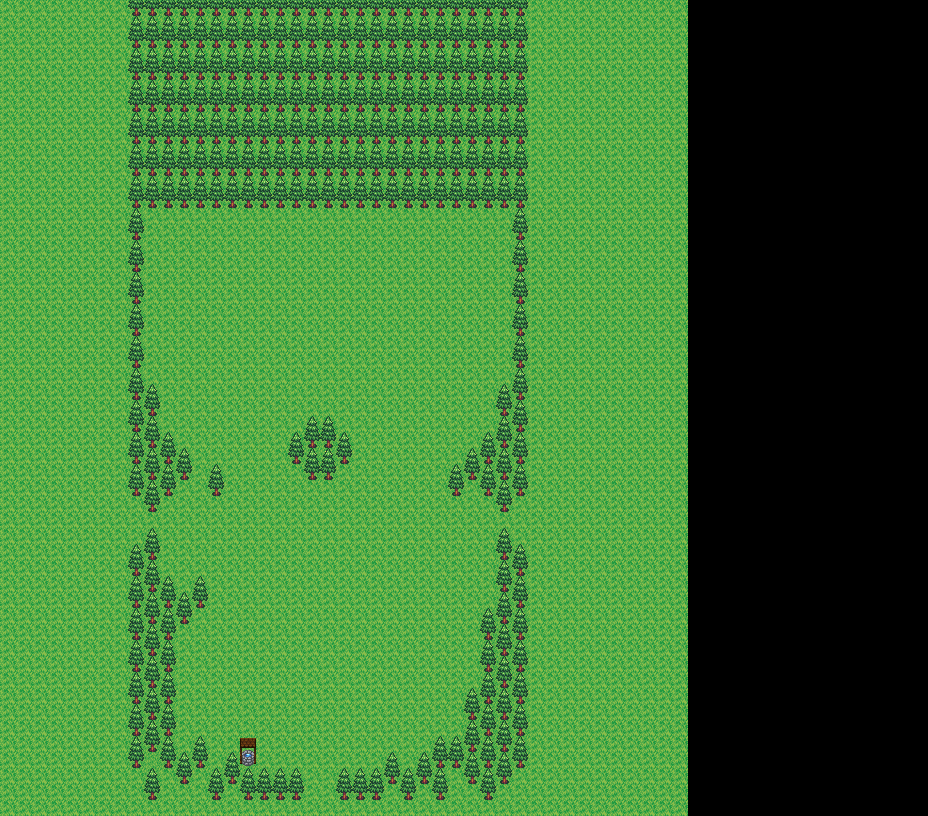

This is a level from a 2D game, rendered from its Tiled map with the project's own tilesets. A one-line summary and the map file follow, with tile-layer data summarised:
An orthogonal 58x51 tile map with 16x16 px tiles, 5 tile layers (Tile Layer 1, Tile Layer 2, Tile Layer 3, Tile Layer 4, ...), 6 tilesets and 151 objects (140x blocker, 5x start point, 2x SouthField, 2x monster, WestField, ...).

<map version="1.0" orientation="orthogonal" renderorder="right-down" width="58" height="51" tilewidth="16" tileheight="16" nextobjectid="309">
 <tileset firstgid="1" name="tileset1" tilewidth="16" tileheight="16">
  <image source="../graphics/tileset1.png" width="160" height="80" />
 </tileset>
 <tileset firstgid="51" name="tileset2" tilewidth="16" tileheight="16">
  <image source="../graphics/tileset2.png" width="160" height="180" />
 </tileset>
 <tileset firstgid="161" name="medievalsigns" tilewidth="16" tileheight="16">
  <image source="../graphics/medievalsigns.png" width="64" height="64" />
 </tileset>
 <tileset firstgid="177" name="shopsigns" tilewidth="16" tileheight="16">
  <image source="../graphics/shopsigns.png" width="64" height="16" />
 </tileset>
 <tileset firstgid="181" name="tileset3" tilewidth="16" tileheight="16">
  <image source="../graphics/tileset3.png" width="176" height="192" />
 </tileset>
 <tileset firstgid="313" name="castledoor" tilewidth="16" tileheight="16">
  <image source="../graphics/castledoor.png" width="32" height="48" />
 </tileset>
 <layer name="Tile Layer 1" width="58" height="51">
  <data>[2958 cells, 1337 non-empty, 10 distinct tile ids]</data>
 </layer>
 <layer name="Tile Layer 2" width="58" height="51">
  <data>[2958 cells, 1274 non-empty, 9 distinct tile ids]</data>
 </layer>
 <layer name="Tile Layer 3" width="58" height="51">
  <data>[2958 cells, 1159 non-empty, 1 distinct tile ids]</data>
 </layer>
 <layer name="Tile Layer 4" width="58" height="51">
  <data>[2958 cells, 150 non-empty, 1 distinct tile ids]</data>
 </layer>
 <layer name="Tile Layer 5" width="58" height="51">
  <data>[2958 cells, 337 non-empty, 2 distinct tile ids]</data>
 </layer>
 <objectgroup name="Object Layer 1" opacity="0.69">
  <object id="2" name="blocker" gid="120" x="240" y="800" />
  <object id="3" name="blocker" gid="120" x="240" y="784" />
  <object id="4" name="blocker" gid="120" x="224" y="768" />
  <object id="5" name="blocker" gid="120" x="208" y="784" />
  <object id="6" name="blocker" gid="120" x="192" y="768" />
  <object id="7" name="blocker" gid="120" x="192" y="752" />
  <object id="8" name="blocker" gid="120" x="176" y="768" />
  <object id="9" name="blocker" gid="120" x="160" y="752" />
  <object id="10" name="blocker" gid="120" x="160" y="736" />
  <object id="11" name="blocker" gid="120" x="160" y="720" />
  <object id="12" name="blocker" gid="120" x="160" y="704" />
  <object id="13" name="blocker" gid="120" x="176" y="688" />
  <object id="15" name="blocker" gid="120" x="176" y="672" />
  <object id="16" name="blocker" gid="120" x="176" y="640" />
  <object id="18" name="blocker" gid="120" x="176" y="656" />
  <object id="19" name="blocker" gid="120" x="176" y="624" />
  <object id="20" name="blocker" gid="120" x="192" y="608" />
  <object id="21" name="blocker" gid="120" x="192" y="592" />
  <object id="22" name="blocker" gid="120" x="176" y="608" />
  <object id="23" name="blocker" gid="120" x="160" y="592" />
  <object id="24" name="blocker" gid="120" x="144" y="576" />
  <object id="25" name="blocker" gid="120" x="144" y="544" />
  <object id="26" name="blocker" gid="120" x="144" y="560" />
  <object id="27" name="blocker" gid="120" x="144" y="512" />
  <object id="37" name="blocker" gid="120" x="160" y="496" />
  <object id="38" name="blocker" gid="120" x="176" y="480" />
  <object id="39" name="blocker" gid="120" x="208" y="496" />
  <object id="40" name="blocker" gid="120" x="208" y="480" />
  <object id="41" name="blocker" gid="120" x="176" y="464" />
  <object id="42" name="blocker" gid="120" x="160" y="448" />
  <object id="43" name="blocker" gid="120" x="144" y="432" />
  <object id="44" name="blocker" gid="120" x="144" y="416" />
  <object id="45" name="blocker" gid="120" x="144" y="400" />
  <object id="46" name="blocker" gid="120" x="128" y="384" />
  <object id="47" name="blocker" gid="120" x="128" y="368" />
  <object id="51" name="blocker" gid="120" x="128" y="352" />
  <object id="52" name="blocker" gid="120" x="128" y="336" />
  <object id="53" name="blocker" gid="120" x="128" y="320" />
  <object id="79" name="blocker" gid="120" x="512" y="320" />
  <object id="81" name="blocker" gid="120" x="512" y="336" />
  <object id="83" name="blocker" gid="120" x="512" y="352" />
  <object id="84" name="blocker" gid="120" x="512" y="368" />
  <object id="85" name="blocker" gid="120" x="528" y="384" />
  <object id="86" name="blocker" gid="120" x="528" y="384" />
  <object id="87" name="blocker" gid="120" x="528" y="384" />
  <object id="88" name="blocker" gid="120" x="512" y="384" />
  <object id="89" name="blocker" gid="120" x="496" y="400" />
  <object id="90" name="blocker" gid="120" x="496" y="416" />
  <object id="91" name="blocker" gid="120" x="496" y="432" />
  <object id="92" name="blocker" gid="120" x="496" y="432" />
  <object id="93" name="blocker" gid="120" x="480" y="448" />
  <object id="94" name="blocker" gid="120" x="464" y="464" />
  <object id="95" name="blocker" gid="120" x="448" y="480" />
  <object id="96" name="blocker" gid="120" x="448" y="496" />
  <object id="97" name="blocker" gid="120" x="464" y="480" />
  <object id="98" name="blocker" gid="120" x="480" y="496" />
  <object id="99" name="blocker" gid="120" x="496" y="512" />
  <object id="111" name="blocker" gid="120" x="496" y="544" />
  <object id="112" name="blocker" gid="120" x="496" y="560" />
  <object id="113" name="blocker" gid="120" x="496" y="560" />
  <object id="114" name="blocker" gid="120" x="496" y="576" />
  <object id="115" name="blocker" gid="120" x="496" y="592" />
  <object id="116" name="blocker" gid="120" x="496" y="608" />
  <object id="117" name="blocker" gid="120" x="496" y="608" />
  <object id="118" name="blocker" gid="120" x="480" y="624" />
  <object id="124" name="blocker" gid="120" x="480" y="672" />
  <object id="128" name="blocker" gid="120" x="480" y="688" />
  <object id="129" name="blocker" gid="120" x="464" y="704" />
  <object id="130" name="blocker" gid="120" x="464" y="720" />
  <object id="131" name="blocker" gid="120" x="464" y="736" />
  <object id="132" name="blocker" gid="120" x="448" y="752" />
  <object id="133" name="blocker" gid="120" x="432" y="752" />
  <object id="134" name="blocker" gid="120" x="416" y="768" />
  <object id="135" name="blocker" gid="120" x="400" y="784" />
  <object id="136" name="blocker" gid="120" x="384" y="768" />
  <object id="137" name="blocker" gid="120" x="384" y="784" />
  <object id="138" name="blocker" gid="120" x="400" y="800" />
  <object id="139" name="blocker" gid="120" x="128" y="304" />
  <object id="140" name="blocker" gid="120" x="128" y="272" />
  <object id="141" name="blocker" gid="120" x="128" y="288" />
  <object id="142" name="blocker" gid="120" x="128" y="256" />
  <object id="143" name="blocker" gid="120" x="128" y="224" />
  <object id="144" name="blocker" gid="120" x="128" y="224" />
  <object id="145" name="blocker" gid="120" x="128" y="240" />
  <object id="146" name="blocker" gid="120" x="144" y="208" />
  <object id="147" name="blocker" gid="120" x="160" y="208" />
  <object id="148" name="blocker" gid="120" x="176" y="208" />
  <object id="149" name="blocker" gid="120" x="192" y="208" />
  <object id="150" name="blocker" gid="120" x="208" y="208" />
  <object id="151" name="blocker" gid="120" x="224" y="208" />
  <object id="152" name="blocker" gid="120" x="240" y="208" />
  <object id="153" name="blocker" gid="120" x="256" y="208" />
  </objectgroup>
</map>
<!-- 59 of 151 objects omitted -->
